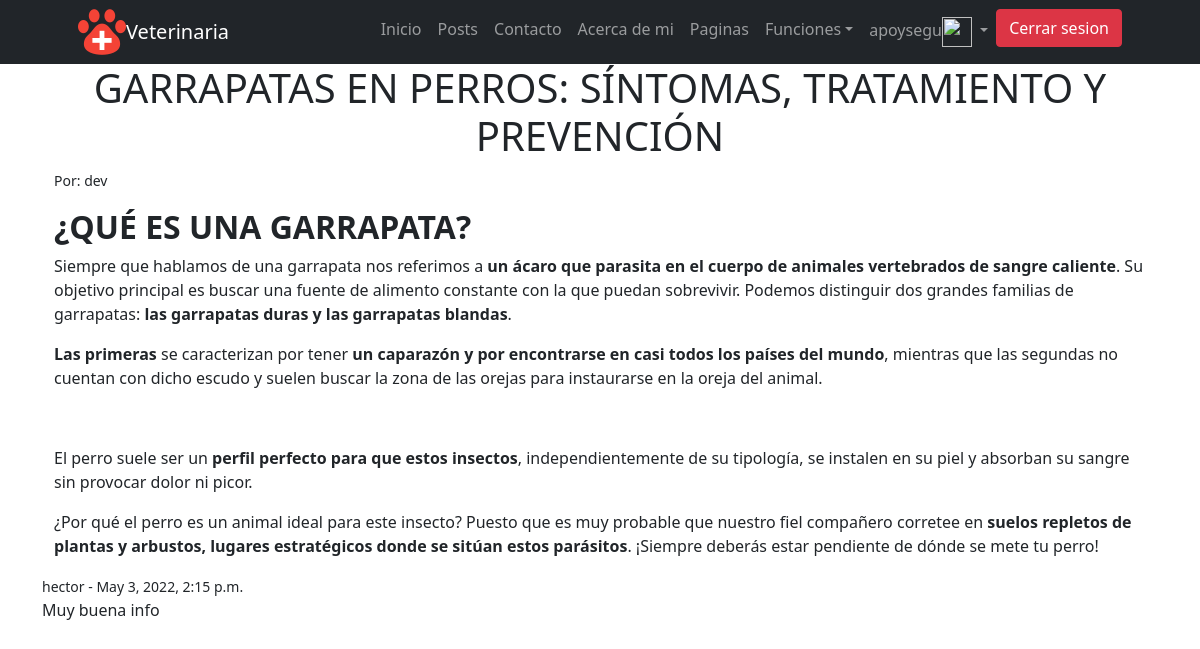
The app's page /post/1 (signed in) with its own data.
### veterinaria/models.py (models this page shows, shortened)
class Post(models.Model):
    titulo=models.CharField(max_length=200)
    contenido=RichTextField(blank=True,null=True)
    autor=models.ForeignKey(User,on_delete=models.CASCADE)
    fecha_creacion=models.DateField(auto_now=datetime.now())
    class Meta:
        ordering=['-pk']

class Comentario(models.Model):
    autor = models.CharField(max_length=255)
    fecha_publicacion = models.DateTimeField(auto_now_add=True)
    contenido = models.TextField('contenido', null=False, blank=False)
    post = models.ForeignKey(Post, related_name="comentarios", on_delete=models.CASCADE)

### veterinaria/views.py (the view)
# urls.py: path('post/<int:pk>',ListarPosts.as_view(),name='post_detalle'),
class ListarPosts(DetailView):
    model=Post
    template_name='veterinaria/posts/posts.html'
    def get_context_data(self, **kwargs):
        contexto = super().get_context_data(**kwargs)
        contexto.update({
            'imagen':avatar(self.request),
        })
        return contexto

### usuario/views.py (called while the page is built)
@login_required
def avatar(request):
    if request.user.username:
        avatar = Avatar.objects.filter(user = request.user)
        if len(avatar) > 0:
            imagen = avatar[0].imagen.url
        else:
            imagen = '/media/avatar/predeterminada.png'
    else:
        imagen = '/media/avatar/predeterminada.png'
    return (imagen)

### veterinaria/templates/veterinaria/posts/posts.html (shortened to what this page needs)
{% extends "veterinaria/padre.html" %}
{% block content %}
<div class="container">
  <div class="entry-content">
    <article class="container">
      <center><h1 class="entry-title"> {{post.titulo|safe}}</h1></center>
      <small>Por: {{post.autor.username}}</small>
      <br/>
      <div class="row">
        <div class="container">
          <p>{{post.contenido|safe}}</p>
        </div>
      </div>
    </article>
    <div class="row">
      <div class="container">
        {% if not post.comentarios.all %}
        No hay comentarios, comenta primero. <a href="{% url 'comenta_post' post.pk %}"> Agregar Comentario </a>
        {% else %}
        {% for comentario in post.comentarios.all %}
        <small>{{comentario.autor}} - {{comentario.fecha_publicacion}}</small>
        <br />
        {{comentario.contenido}}
        <br />
        {% endfor %}
        <br />
        {% endif %}
      </div>
    </div>
  </div>
</div>
<br />
{% endblock %}

### veterinaria/templates/veterinaria/padre.html (shortened to what this page needs)
<!DOCTYPE html>
<html lang="en">
    <head>
        {% load static  %}
        <link href="https://cdn.jsdelivr.net/npm/bootstrap-icons@1.5.0/font/bootstrap-icons.css" rel="stylesheet" />
        <link href="{% static 'veterinaria/css/styles.css'%}" rel="stylesheet" />
    </head>
    <body class="d-flex flex-column h-100">
        <main class="flex-shrink-0">
            <nav class="navbar navbar-expand-lg navbar-dark bg-dark">
                <div class="container px-5">
                    <img src="{%static 'veterinaria/assets/icons8-veterinarian-48.png'%}" alt=""><a class="navbar-brand" mx-8  href="{% url 'index' %}" >Veterinaria</a>
                    <div class="collapse navbar-collapse" id="navbarSupportedContent">
                        <ul class="navbar-nav ms-auto mb-2 mb-lg-0">
                            <li class="nav-item"><a class="nav-link" href="{% url 'index' %}">Inicio</a></li>
                            <li class="nav-item"><a class="nav-link" href="{% url 'posts' %}">Posts</a></li>
                            <li class="nav-item"><a class="nav-link" href="{% url 'contacto' %}">Contacto</a></li>
                            <li class="nav-item"><a class="nav-link" href="{% url 'about' %}">Acerca de mi</a></li>
                            <li class="nav-item"><a class="nav-link" href="{% url 'pages' %}">Paginas</a></li>
                            <li class="nav-item dropdown">
                                <a class="nav-link dropdown-toggle" href="#" id="navbarScrollingDropdown" role="button" data-bs-toggle="dropdown" aria-expanded="false">Funciones</a>
                            <li class="nav-item">
                                {% if not request.user.is_authenticated %}
                                    <a class="btn btn-primary" href="{% url 'login' %}">Iniciar sesion</a>
                                {% else %}
                                <li class="nav-item dropdown">
                                    <a class="nav-link dropdown-toggle" href="#" id="navbarScrollingDropdown" role="button" data-bs-toggle="dropdown" aria-expanded="false">
                                      {{request.user.username}}{% if imagen %}<img src = "{{imagen}}"width="30" height="30" />{% endif %}
                                    </a>
                                <li><a class="btn btn-danger" href="{% url 'logout' %}">Cerrar sesion</a></li>
                                {% endif %}
                            </li>
                        </ul>
                    </div>
                </div>
            </nav>
            {% block content %}{% endblock content %}
    </body>
</html>

### records on screen
Post: titulo "GARRAPATAS EN PERROS: SÍNTOMAS, TRATAMIENTO Y PREVENCIÓN", autor.username "dev", contenido "¿QUÉ ES UNA GARRAPATA? Siempre que hablamos de una garrapata nos referimos a un ácaro que parasita en el cuerpo de animales vertebrados de sangre caliente . Su objetivo principal es buscar una fuente de alimento constante con la que puedan sobrevivir. Podemos distinguir dos grandes familias de garrapatas: las garrapatas duras y las garrapatas blandas . Las primeras se caracterizan por tener un caparazón y por encontrarse en casi todos los países del mundo , mientras que las segundas no cuentan con dicho escudo y suelen buscar la zona de las orejas para instaurarse en la oreja del animal. El perro suele ser un perfil perfecto para que estos insectos , independientemente de su tipología, se…"
Comentario: autor "hector", fecha_publicacion "May 3, 2022, 2:15 p.m.", contenido "Muy buena info"

### other values on screen
{{ request.user.username }} "apoysegu"
